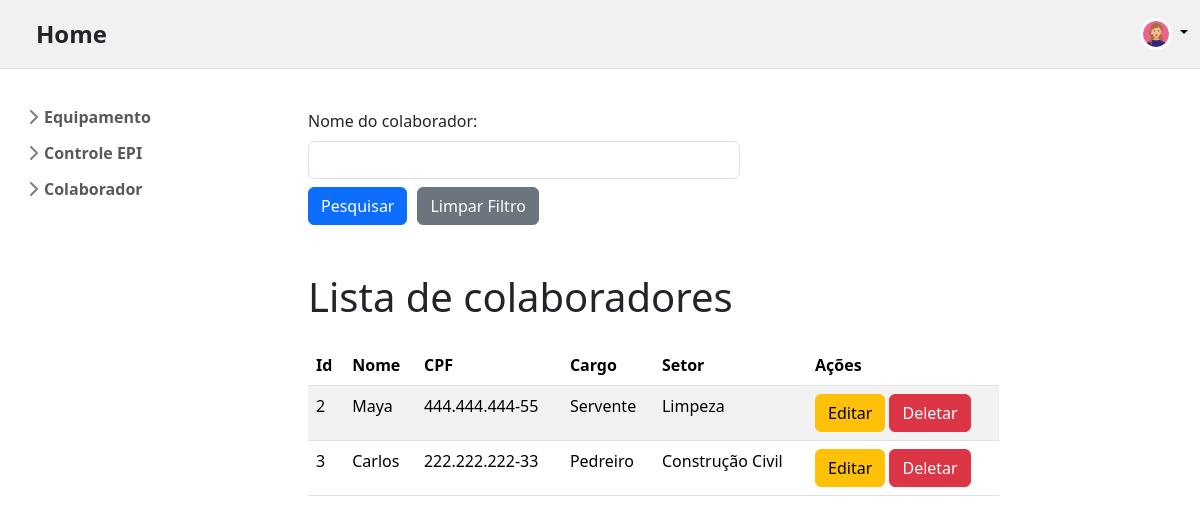
The app's page /listarColaborador/, older data.
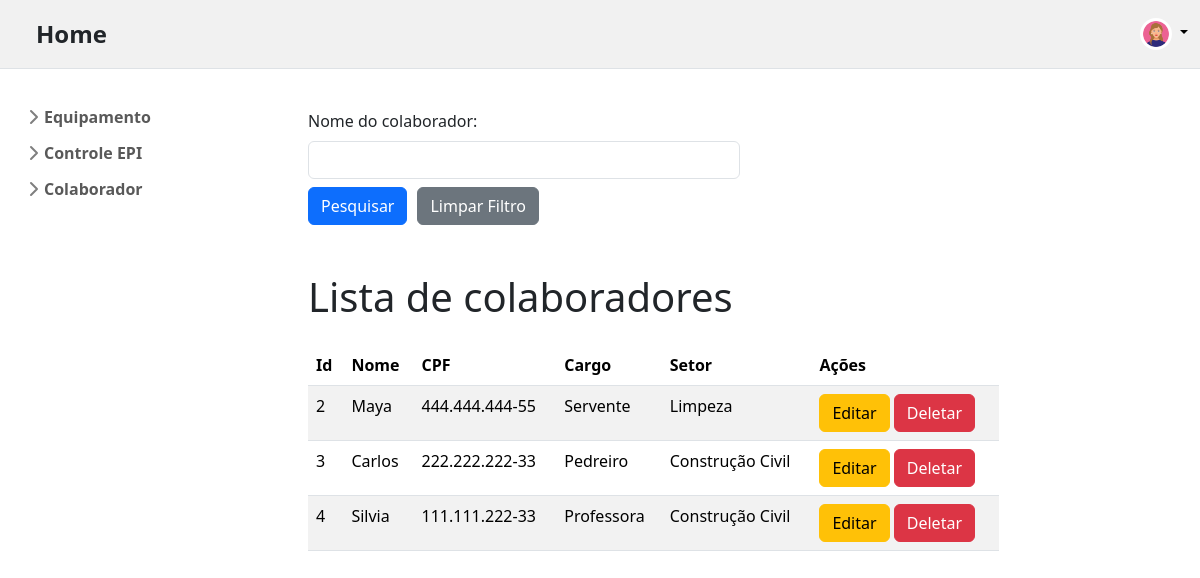
The same page, newer data.
### app_produtos/models.py (models this page shows, shortened)
class CadastrarColaborador(models.Model):
    nome_colaborador = models.CharField(max_length=100)
    cpf = models.CharField(max_length=11)
    cargo = models.CharField(max_length=100)
    setor = models.CharField(max_length=100)

### app_produtos/views.py (the view)
# urls.py: path("listarColaborador/", views.listar_colaborador, name="listar_colaborador"),
def listar_colaborador(request):
    values = CadastrarColaborador.objects.all()
    nome_colaborador = request.GET.get('nome_colaborador')
    if nome_colaborador:
        values = values.filter(nome_colaborador__icontains=nome_colaborador)
    return render(request, 'app_produtos/globals/listarColaborador.html', {
        "lista_colaborador": values,
        "nome_colaborador": nome_colaborador
    })

### app_produtos/templates/app_produtos/globals/listarColaborador.html (shortened to what this page needs)
{% extends "app_produtos/index.html" %}
{% block content %}
<div class="container justify-content-center mt-2">
  <form action="{% url 'listar_colaborador' %}" method="get" >
    <div class="form-group">
      <label class="form-label" for="nome_colaborador">Nome do colaborador:</label>
      <input class="form-control w-50" type="text" name="nome_colaborador" id="nome_colaborador" value="{{ nome_colaborador|default:'' }}"/>
    </div>
    <div class="d-flex mt-2" style="gap: 10px;">
        <button class="w-10 btn btn-primary btn-md"  type="submit">Pesquisar</button>
        <a class="w-10 btn btn-secondary btn-md" href="{% url 'listar_colaborador' %}">Limpar Filtro</a>
      </div>
  </form>
</div>
{% if lista_colaborador %}
<div class="container mt-5">
  <h1 class="text-start mb-4" >Lista de colaboradores</h1>
  <table class="table table-striped" style="width: 80%;">
    <thead>
      <tr>
        <th>Id</th>
        <th>Nome</th>
        <th>CPF</th>
        <th>Cargo</th>
        <th>Setor</th>
        <th>Ações</th>
      </tr>
    </thead>
    <tbody>
      {% for item in lista_colaborador %}
      <tr>
        <td>{{ item.id }}</td>
        <td>{{ item.nome_colaborador }}</td>
        <td>{{ item.cpf }}</td>
        <td>{{ item.cargo }}</td>
        <td>{{ item.setor }}</td>
        <td>
            <a href="/editarColaborador/{{ item.id }}" class="btn btn-warning ">Editar</a>
            <button class="btn btn-danger" data-bs-toggle="modal" data-bs-target="#confirmDeleteModal" onclick="setDeleteUrl('/deletarColaborador/{{ item.id }}')">Deletar</button>
        </td>
      </tr>
      {% endfor %}
    </tbody>
  </table>
</div>
{% else %}
<div class="container mt-3">
  <p class="text-center h3">Nenhum colaborador encontrado</p>
</div>
{% endif %} {% endblock content %}

Row changes from the older to the newer data that the page shows:
added CadastrarColaborador: id "4", nome_colaborador "Silvia", cpf "111.111.222-33", cargo "Professora", setor "Construção Civil"
